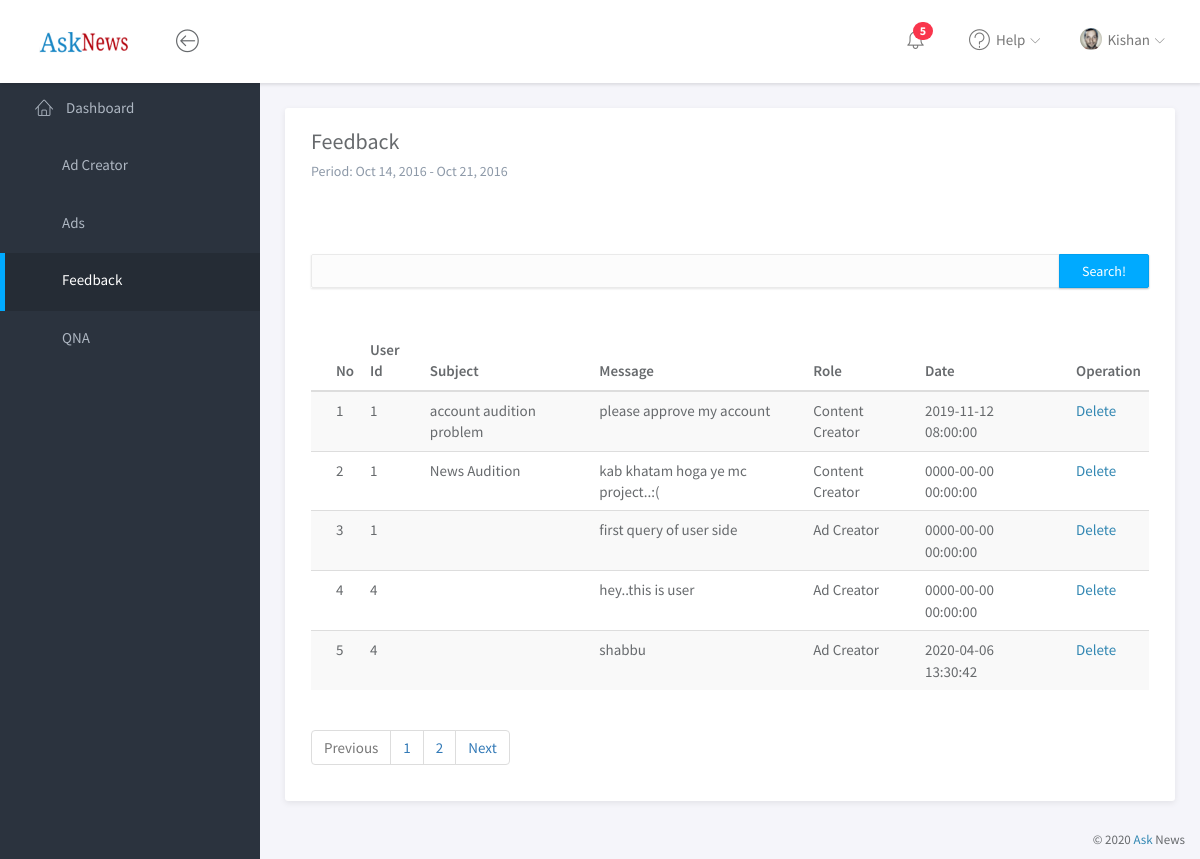
/Sub_Admin/feedback.php (signed in), run on the app's committed database.
### tables this page shows
CREATE TABLE `tbl_module_user` (
  `id` int(5) NOT NULL,
  `user_name` varchar(30) NOT NULL,
  `image` varchar(30) NOT NULL,
  `first_name` varchar(30) NOT NULL,
  `last_name` varchar(30) NOT NULL,
  `email` varchar(50) NOT NULL,
  `password` text NOT NULL,
  `date` timestamp NOT NULL DEFAULT CURRENT_TIMESTAMP ON UPDATE CURRENT_TIMESTAMP,
  `status` tinyint(1) NOT NULL DEFAULT '1',
  `role` tinyint(1) NOT NULL DEFAULT '1'
);

CREATE TABLE `tbl_feedback` (
  `id` int(10) NOT NULL,
  `user_id` int(7) NOT NULL,
  `subject` varchar(100) NOT NULL,
  `message` varchar(300) NOT NULL,
  `role` int(1) NOT NULL,
  `c_date` timestamp NOT NULL DEFAULT CURRENT_TIMESTAMP,
  `file` varchar(50) NOT NULL
);

### Sub_Admin/engine/engine.php (called while the page is built, shortened)
<?php
@$page=$_GET["page"];
  if($page=="" || $page==1)
  {
      @$page1=0;
  }
  else
  {
      @$page1=($page*5)-5;
  }
  if($type=="news"){
    $select="SELECT * FROM `tbl_$type` limit $page1,5";
  }else{
  $select="SELECT * FROM `tbl_$type` limit $page1,5";
  }
$sql1=mysqli_query($con,"select * from tbl_$type");
@$total_rec=mysqli_num_rows($sql1);
$total_pages=ceil($total_rec/5);
  $sql="SELECT * FROM `tbl_module_user` WHERE `user_name`='$ses' ";
  $qry=mysqli_query($con,$sql);
  $data=mysqli_fetch_array($qry);
if(isset($_POST["m_'.$type.'"])){
  $sql=$select;
}else{
  $sql=$select;
}
if(isset($_POST['search'])){
	if($_POST['keyword']==NULL){
    $error="Please Enter Hint Like ID or Title or caption to search ";
    $sql=$select;
  }
else{
  $searchkey = $_POST['keyword'];
  if($type=="picture" || $type=="slideshow"){
    $sql="select * from tbl_$type where caption like '%$searchkey%' or id like '%$searchkey%'";
    }
}
}else{
  $sql=$select;
  }
  $query=mysqli_query($con,$sql);
?>

### Sub_Admin/Manager/feedback/tbl.php (the view, shortened to what this page needs)
<form action="<?php echo $_SERVER['PHP_SELF'];?>" method="post">
           <br><br>             <div class="input-group">
							<input class="form-control" type="text" name="keyword">
							<span class="input-group-btn"><button class="btn btn-primary" type="submit" name="search">Search!</button></span>
						</div>
				<br><br>
                		<table class="table table-striped">
										<thead>
											<tr>
											<th>No</th>
											<th>User Id</th>
											<th>Subject</th>
											<th>Message</th>
											<th>Role</th>
											<th>Date</th>
											<th>Operation</th>
											</tr>
										</thead>
										<tbody>
										<?php
      $sn=0;
	  while($row=mysqli_fetch_array($query)):
	  ?>
											<tr>
											<td><?php echo $sn=$sn+1;?></td>
											<td><?php echo $row['user_id']; ?></td>
											<td><?php echo $row['subject']; ?></td>
											<td><?php echo $row['message']; ?></td>
											<td><?php
											if($row['role']==0){
											echo 'Content Creator';
											}
											else if($row['role']==1){
												echo 'Viewer';
											 }
											 else{
												 echo 'Ad Creator';
											 } ?></td>
											<td><?php echo $row['c_date']; ?></td>
        <td><a href="?del=<?php echo $row['id']; ?>" class="ico del" onclick="return confirm('Are you sure to delete this item?')">Delete</a>
       </td>
											</tr>
											<?php
											endwhile;
											?>
										</tbody>
									</table>
									<div class="dataTables_paginate paging_simple_numbers" id="DataTables_Table_0_paginate">
                                    <ul class="pagination">
                                    <li class="paginate_button previous <?php if($page<$total_pages){ echo "disabled";} ?>" id="DataTables_Table_0_previous">
                                    <a href="?page=1" aria-controls="DataTables_Table_0" data-dt-idx="0" tabindex="0">Previous</a></li>
                                    <?php
                                    for($i=1;$i<=$total_pages;$i++)
                                    {
                                        ?>
                                        <li class="paginate_button <?php echo ($i==$_GET['page'])?'active':'';?>"><a href="?page=<?php echo $i;?>" aria-controls="DataTables_Table_0" data-dt-idx="1" tabindex="0"><?php echo $i;?></a></li>
                                    <?php }
                                    ?>
                                    <li class="paginate_button previous <?php if($page>=$total_pages){ echo "disabled";} ?>" id="DataTables_Table_0_previous">
                                    <a href="?page=<?php echo $total_pages;?>" aria-controls="DataTables_Table_0" data-dt-idx="0" tabindex="0">Next</a></li>
                                    </ul>
                                </div>
						</form>

### Sub_Admin/Includes/header.php (shortened to what this page needs)
<?php
include "../Super_Admin/includes/dbconfig.php";
$ses="";
	if(isset($_SESSION['newAdSub-AdminLogin'])||isset($_SESSION['newNewsSub-AdminLogin'])){
	if(isset($_SESSION['newAdSub-AdminLogin'])){
		$ses=$_SESSION['newAdSub-AdminLogin'];
	}else{
		$ses=$_SESSION['newNewsSub-AdminLogin'];
	}
    }
    else{
        header ("location: login.php");
    }
	include "engine/engine.php";
?>
<!doctype html>
<html lang="en">
<head>
	<link rel="stylesheet" href="assets/vendor/bootstrap/css/bootstrap.min.css">
	<link rel="stylesheet" href="assets/vendor/font-awesome/css/font-awesome.min.css">
	<link rel="stylesheet" href="assets/vendor/linearicons/style.css">
	<link rel="stylesheet" href="assets/vendor/toastr/toastr.min.css">
	<link rel="stylesheet" href="assets/css/main.css">
	<link rel="stylesheet" href="assets/css/demo.css">
</head>
<body>
	<div id="wrapper">
		<nav class="navbar navbar-default navbar-fixed-top">
			<div class="brand" >
				<a href="index.html"><img src="assets/img/logo-dark.png" style="height:21px;width:90px;"  ></a>
			</div>
			<div class="container-fluid">
				<div class="navbar-btn">
					<button type="button" class="btn-toggle-fullwidth"><i class="lnr lnr-arrow-left-circle"></i></button>
				</div>
				<div id="navbar-menu">
					<ul class="nav navbar-nav navbar-right">
						<li class="dropdown">
							<a href="#" class="dropdown-toggle icon-menu" data-toggle="dropdown">
								<i class="lnr lnr-alarm"></i>
								<span class="badge bg-danger">5</span>
							</a>
						</li>
						<li class="dropdown">
							<a href="#" class="dropdown-toggle" data-toggle="dropdown"><i class="lnr lnr-question-circle"></i> <span>Help</span> <i class="icon-submenu lnr lnr-chevron-down"></i></a>
						</li>
						<li class="dropdown">
							<a href="#" class="dropdown-toggle" data-toggle="dropdown"><img src="assets/img/user.png" class="img-circle" alt="Avatar"> <span><?php echo $data['user_name'];?></span> <i class="icon-submenu lnr lnr-chevron-down"></i></a>
						</li>
					</ul>
				</div>
			</div>
		</nav>
		<div id="sidebar-nav" class="sidebar">
			<div class="sidebar-scroll">
				<nav>
					<ul class="nav">
					<li><a href="index.php" <?php echo $type == "index"?'class="active"':'';?>><i class="lnr lnr-home"></i> <span>Dashboard</span></a></li>
					<?php
					if($_SESSION['role']==0){
					?>
					<li><a href="content_creator.php" <?php echo $type == "content_creator"?'class="active"':'';?>><i class="fa fa-users"></i> <span>Content Creator</span></a></li>
					<li><a href="news.php" <?php echo $type == "news"?'class="active"':'';?>><i class="fa fa-newspaper-o"></i> <span> News</span></a></li>
					<li><a href="feedback.php" <?php echo $type == "feedback"?'class="active"':'';?>><i class="fa fa-commenting"></i> <span>Feedback</span></a></li>
					<li><a href="qna.php" <?php echo $type == "qna"?'class="active"':'';?>><i class="fa fa-question-circle-o"></i> <span>QNA</span></a></li>
					<?php
					}else{
					?>
					<li><a href="ad_creator.php" <?php echo $type == "ad_creator"?'class="active"':'';?>><i class="fa fa-users"></i> <span>Ad Creator</span></a></li>
					<li><a href="ads.php" <?php echo $type == "ads"?'class="active"':'';?>><i class="fa fa-adn"></i> <span>Ads</span></a></li>
					<li><a href="feedback.php" <?php echo $type == "feedback"?'class="active"':'';?>><i class="fa fa-commenting"></i> <span>Feedback</span></a></li>
					<li><a href="qna.php" <?php echo $type == "qna"?'class="active"':'';?>><i class="fa fa-question-circle-o"></i> <span>QNA</span></a></li>
					<?php
					}
					?>
					</ul>
				</nav>
			</div>
		</div>

### Sub_Admin/assets/css/main.css (style rules this page uses)
html { position: relative; min-height: 100%; }
body { background-color: #F3F5F8; font-family: "Source Sans Pro", sans-serif; font-size: 15px; color: #676a6d; }
a { color: #3287B2; }
th { font-weight: 600; }
#wrapper .sidebar { -webkit-transition: all 0.3s ease-in-out; -moz-transition: all 0.3s ease-in-out; -ms-transition: all 0.3s ease-in-out; -o-transition: all 0.3s ease-in-out; transition: all 0.3s ease-in-out; width: 260px; height: 100%; float: left; background-color: #2B333E; position: fixed; left: 0; }
#wrapper #sidebar-nav, #wrapper .main { padding-top: 80px; }
.navbar-default { -webkit-transition: all 0.3s ease-in-out; -moz-transition: all 0.3s ease-in-out; -ms-transition: all 0.3s ease-in-out; -o-transition: all 0.3s ease-in-out; transition: all 0.3s ease-in-out; -moz-box-shadow: 1px 2px 3px rgba(0, 0, 0, 0.1); -webkit-box-shadow: 1px 2px 3px rgba(0, 0, 0, 0.1); box-shadow: 1px 2px 3px rgba(0, 0, 0, 0.1); -webkit-border-radius: 0; -moz-border-radius: 0; border-radius: 0; padding: 0; margin: 0; border: none; background-color: #fff; }
.navbar-default .brand { float: left; padding: 30px 39px; background-color: #fff; }
.navbar-btn { float: left; padding: 16px 0; }
.navbar-btn button { font-size: 24px; padding: 4px 8px; line-height: .7; border: none; background: none; outline: none; }
.navbar-nav .icon-menu { display: inline-block; vertical-align: middle; *vertical-align: auto; *zoom: 1; *display: inline; padding-top: 28px; padding-bottom: 28px; position: relative; }
.navbar-nav .icon-menu .badge { position: absolute; top: 22px; right: 16px; }
.navbar-nav > li > a { padding: 28px 20px; }
.navbar-nav > li > a > i { font-size: 22px; margin-right: 2px; vertical-align: middle; }
.navbar-nav > li > a > i.icon-submenu { margin-left: 2px; margin-right: 0; font-size: 10px; position: relative; top: 2px; }
.navbar-nav > li > a > span { position: relative; top: 2px; }
.navbar-nav > li > a img { width: 22px; margin-right: 2px; }
@media screen and (min-width: 768px) { .navbar-nav.navbar-right { margin-right: 0; } }
.sidebar { z-index: 9; }
.sidebar .nav > li > a { padding: 18px 30px; color: #AEB7C2; border-left: 5px solid transparent; }
.sidebar .nav > li > a:hover, .sidebar .nav > li > a:focus, .sidebar .nav > li > a.active { color: #fff; background-color: transparent; }
.sidebar .nav > li > a:hover i, .sidebar .nav > li > a:focus i, .sidebar .nav > li > a.active i { color: #00AAFF; }
.sidebar .nav > li > a:focus, .sidebar .nav > li > a.active { background-color: #252c35; border-left-color: #00AAFF; }
.sidebar .nav i { margin-right: 10px; font-size: 18px; }
.sidebar .nav span { -webkit-transition: all 0.3s ease-in-out; -moz-transition: all 0.3s ease-in-out; -ms-transition: all 0.3s ease-in-out; -o-transition: all 0.3s ease-in-out; transition: all 0.3s ease-in-out; position: relative; top: -2px; }
.form-control { -moz-box-shadow: 0px 1px 2px 0 rgba(0, 0, 0, 0.1); -webkit-box-shadow: 0px 1px 2px 0 rgba(0, 0, 0, 0.1); box-shadow: 0px 1px 2px 0 rgba(0, 0, 0, 0.1); -webkit-border-radius: 2px; -moz-border-radius: 2px; border-radius: 2px; border-color: #eaeaea; background-color: #fcfcfc; }
.input-group { -moz-box-shadow: 0px 1px 2px 0 rgba(0, 0, 0, 0.1); -webkit-box-shadow: 0px 1px 2px 0 rgba(0, 0, 0, 0.1); box-shadow: 0px 1px 2px 0 rgba(0, 0, 0, 0.1); }
.input-group .form-control, .input-group-addon, .input-group-btn { -moz-box-shadow: none; -webkit-box-shadow: none; box-shadow: none; }
.btn { -webkit-border-radius: 2px; -moz-border-radius: 2px; border-radius: 2px; -moz-box-shadow: 0px 1px 2px 0 rgba(0, 0, 0, 0.2); -webkit-box-shadow: 0px 1px 2px 0 rgba(0, 0, 0, 0.2); box-shadow: 0px 1px 2px 0 rgba(0, 0, 0, 0.2); padding: 6px 22px; }
.btn-primary { background-color: #00AAFF; border-color: #00a0f0; }
.panel .table > thead > tr > td:first-child, .panel .table > thead > tr > th:first-child, .panel .table > tbody > tr > td:first-child, .panel .table > tbody > tr > th:first-child, .panel .table > tfoot > tr > td:first-child, .panel .table > tfoot > tr > th:first-child { padding-left: 25px; }
.panel .table > thead > tr > td:last-child, .panel .table > thead > tr > th:last-child, .panel .table > tbody > tr > td:last-child, .panel .table > tbody > tr > th:last-child, .panel .table > tfoot > tr > td:last-child, .panel .table > tfoot > tr > th:last-child { padding-left: 25px; }
.bg-danger { background-color: #F9354C; }

### data on the page
tbl_module_user: user_name "Kishan"
tbl_feedback: user "1", subject "account audition problem", message "please approve my account", role "Content Creator", c_date "2019-11-12 08:00:00"
tbl_feedback: sn "2", user "1", subject "News Audition", message "kab khatam hoga ye mc project..:(", role "Content Creator", c_date "0000-00-00 00:00:00"
tbl_feedback: sn "3", user "1", message "first query of user side", role "Ad Creator", c_date "0000-00-00 00:00:00"
tbl_feedback: sn "4", user "4", message "hey..this is user", role "Ad Creator", c_date "0000-00-00 00:00:00"
tbl_feedback: sn "5", user "4", message "shabbu", role "Ad Creator", c_date "2020-04-06 13:30:42"

### other printed values
$type "Feedback"
